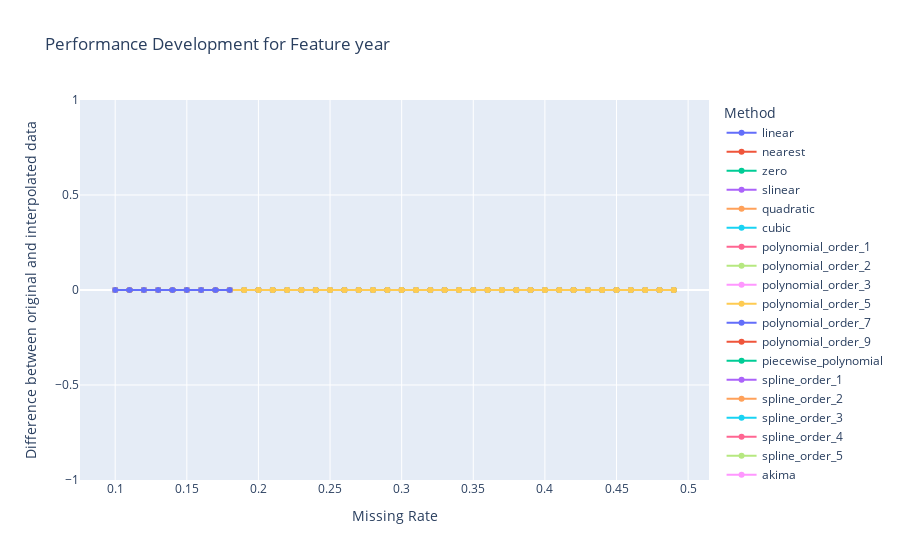
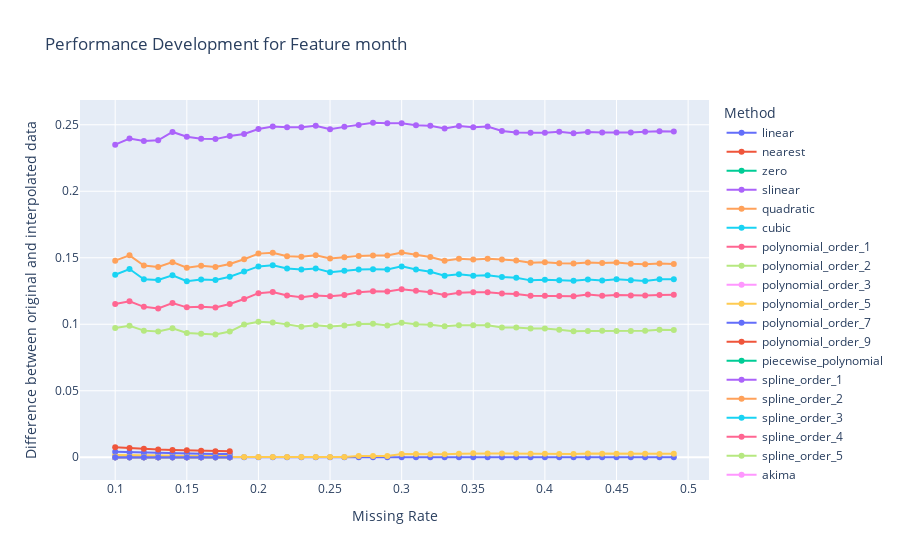
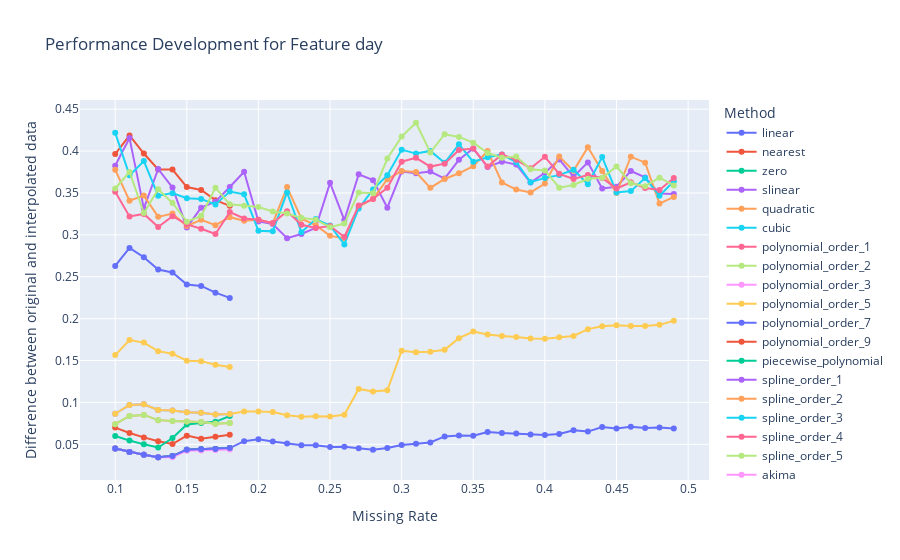
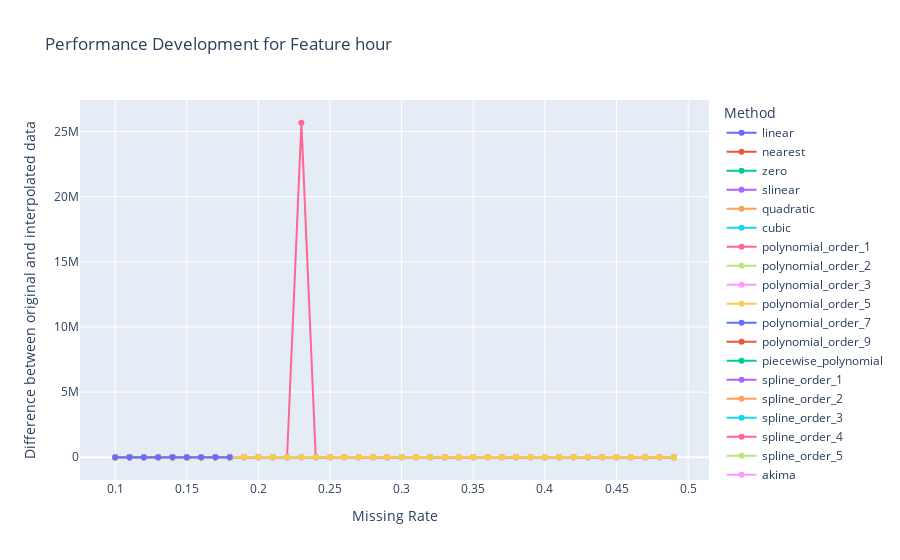

The notebook cell saved with these charts, in order:
### Code cell
interpolator.get_rate_analysis()
